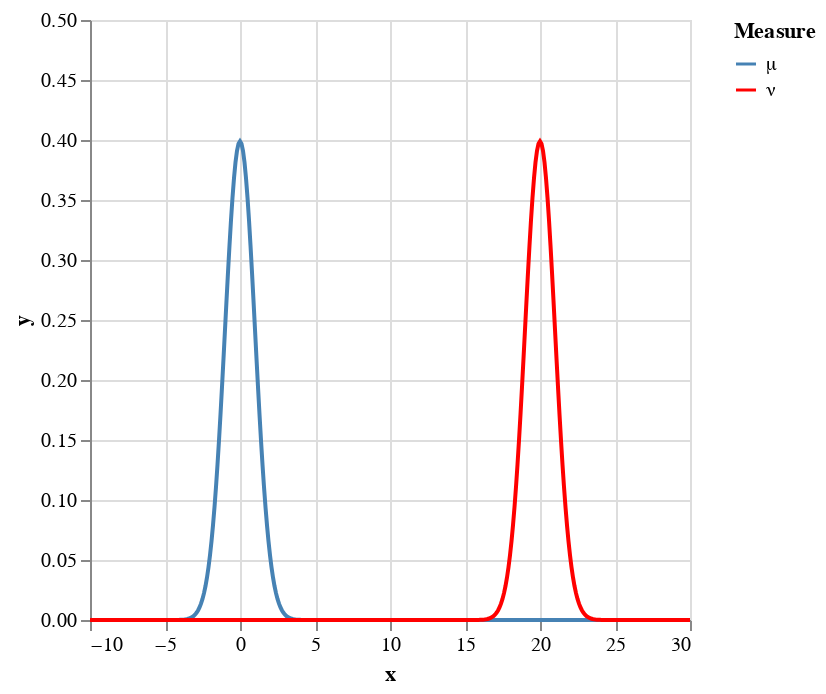

The code cell stored with this chart in its notebook:
### Code cell
v2 = @vlplot(mark="line",data=μ,x={:x,type="quantitative"},
        y={:y,type="quantitative",scale={domain=[0,0.5]}},
        color={:mu,type="nominal",title="Measure",scale={range=["#4682b4","red"]}})

### Figure 1 — Vega-Lite specification as saved in the notebook (floating-point values rounded to 4 significant figures; data arrays with more than 128 entries replaced by an {"elided": "..."} marker saying what was removed)
{"data": {"values": {"elided": "802 records"}}, "encoding": {"color": {"field": "mu", "scale": {"range": ["#4682b4", "red"]}, "title": "Measure", "type": "nominal"}, "x": {"field": "x", "type": "quantitative"}, "y": {"field": "y", "scale": {"domain": [0, 0.5]}, "type": "quantitative"}}, "mark": "line"}
